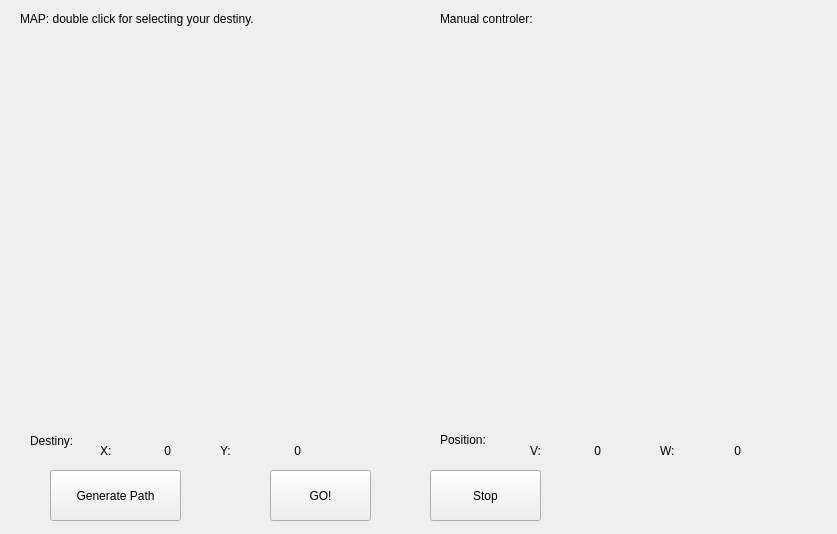
<?xml version="1.0" encoding="UTF-8"?>
<ui version="4.0">
 <class>MainWindow</class>
 <widget class="QMainWindow" name="MainWindow">
  <property name="geometry">
   <rect>
    <x>0</x>
    <y>0</y>
    <width>837</width>
    <height>534</height>
   </rect>
  </property>
  <property name="minimumSize">
   <size>
    <width>660</width>
    <height>370</height>
   </size>
  </property>
  <property name="maximumSize">
   <size>
    <width>1200</width>
    <height>1200</height>
   </size>
  </property>
  <property name="windowTitle">
   <string>Introrob py</string>
  </property>
  <widget class="QWidget" name="centralwidget">
   <widget class="QWidget" name="verticalLayoutWidget">
    <property name="geometry">
     <rect>
      <x>20</x>
      <y>40</y>
      <width>401</width>
      <height>391</height>
     </rect>
    </property>
    <layout class="QVBoxLayout" name="mapLayout"/>
   </widget>
   <widget class="QWidget" name="verticalLayoutWidget_2">
    <property name="geometry">
     <rect>
      <x>440</x>
      <y>40</y>
      <width>371</width>
      <height>391</height>
     </rect>
    </property>
    <layout class="QVBoxLayout" name="tlLayout"/>
   </widget>
   <widget class="QPushButton" name="getPathButton">
    <property name="geometry">
     <rect>
      <x>50</x>
      <y>470</y>
      <width>131</width>
      <height>51</height>
     </rect>
    </property>
    <property name="text">
     <string>Generate Path</string>
    </property>
   </widget>
   <widget class="QPushButton" name="playButton">
    <property name="geometry">
     <rect>
      <x>270</x>
      <y>470</y>
      <width>101</width>
      <height>51</height>
     </rect>
    </property>
    <property name="text">
     <string>GO!</string>
    </property>
    <property name="icon">
     <iconset resource="../resources/resources.qrc">
      <normaloff>:/images/play.png</normaloff>:/images/play.png</iconset>
    </property>
   </widget>
   <widget class="QPushButton" name="stopButton">
    <property name="geometry">
     <rect>
      <x>430</x>
      <y>470</y>
      <width>111</width>
      <height>51</height>
     </rect>
    </property>
    <property name="text">
     <string>Stop</string>
    </property>
    <property name="icon">
     <iconset resource="../resources/resources.qrc">
      <normaloff>:/images/stop.png</normaloff>:/images/stop.png</iconset>
    </property>
   </widget>
   <widget class="QLabel" name="destinyLabel">
    <property name="geometry">
     <rect>
      <x>30</x>
      <y>430</y>
      <width>61</width>
      <height>21</height>
     </rect>
    </property>
    <property name="text">
     <string>Destiny:</string>
    </property>
   </widget>
   <widget class="QLabel" name="XLabel">
    <property name="geometry">
     <rect>
      <x>100</x>
      <y>440</y>
      <width>21</width>
      <height>21</height>
     </rect>
    </property>
    <property name="text">
     <string>X:</string>
    </property>
   </widget>
   <widget class="QLabel" name="YLabel">
    <property name="geometry">
     <rect>
      <x>220</x>
      <y>440</y>
      <width>21</width>
      <height>21</height>
     </rect>
    </property>
    <property name="text">
     <string>Y:</string>
    </property>
   </widget>
   <widget class="QLabel" name="positionLabel">
    <property name="geometry">
     <rect>
      <x>440</x>
      <y>430</y>
      <width>61</width>
      <height>20</height>
     </rect>
    </property>
    <property name="text">
     <string>Position:</string>
    </property>
   </widget>
   <widget class="QLabel" name="VLabel">
    <property name="geometry">
     <rect>
      <x>530</x>
      <y>440</y>
      <width>21</width>
      <height>21</height>
     </rect>
    </property>
    <property name="text">
     <string>V:</string>
    </property>
   </widget>
   <widget class="QLabel" name="XValue">
    <property name="geometry">
     <rect>
      <x>130</x>
      <y>440</y>
      <width>41</width>
      <height>21</height>
     </rect>
    </property>
    <property name="text">
     <string>0</string>
    </property>
    <property name="alignment">
     <set>Qt::AlignRight|Qt::AlignTrailing|Qt::AlignVCenter</set>
    </property>
   </widget>
   <widget class="QLabel" name="VValue">
    <property name="geometry">
     <rect>
      <x>560</x>
      <y>440</y>
      <width>41</width>
      <height>21</height>
     </rect>
    </property>
    <property name="text">
     <string>0</string>
    </property>
    <property name="alignment">
     <set>Qt::AlignRight|Qt::AlignTrailing|Qt::AlignVCenter</set>
    </property>
   </widget>
   <widget class="QLabel" name="YValue">
    <property name="geometry">
     <rect>
      <x>260</x>
      <y>440</y>
      <width>41</width>
      <height>21</height>
     </rect>
    </property>
    <property name="text">
     <string>0</string>
    </property>
    <property name="alignment">
     <set>Qt::AlignRight|Qt::AlignTrailing|Qt::AlignVCenter</set>
    </property>
   </widget>
   <widget class="QLabel" name="WValue">
    <property name="geometry">
     <rect>
      <x>700</x>
      <y>440</y>
      <width>41</width>
      <height>21</height>
     </rect>
    </property>
    <property name="text">
     <string>0</string>
    </property>
    <property name="alignment">
     <set>Qt::AlignRight|Qt::AlignTrailing|Qt::AlignVCenter</set>
    </property>
   </widget>
   <widget class="QLabel" name="WLabel">
    <property name="geometry">
     <rect>
      <x>660</x>
      <y>440</y>
      <width>21</width>
      <height>21</height>
     </rect>
    </property>
    <property name="text">
     <string>W:</string>
    </property>
   </widget>
   <widget class="QLabel" name="mapLabel">
    <property name="geometry">
     <rect>
      <x>20</x>
      <y>10</y>
      <width>341</width>
      <height>17</height>
     </rect>
    </property>
    <property name="text">
     <string>MAP: double click for selecting your destiny.</string>
    </property>
   </widget>
   <widget class="QLabel" name="mapLabel_2">
    <property name="geometry">
     <rect>
      <x>440</x>
      <y>10</y>
      <width>121</width>
      <height>17</height>
     </rect>
    </property>
    <property name="text">
     <string>Manual controler:</string>
    </property>
   </widget>
  </widget>
 </widget>
 <resources>
  <include location="../resources/resources.qrc"/>
 </resources>
 <connections/>
</ui>
